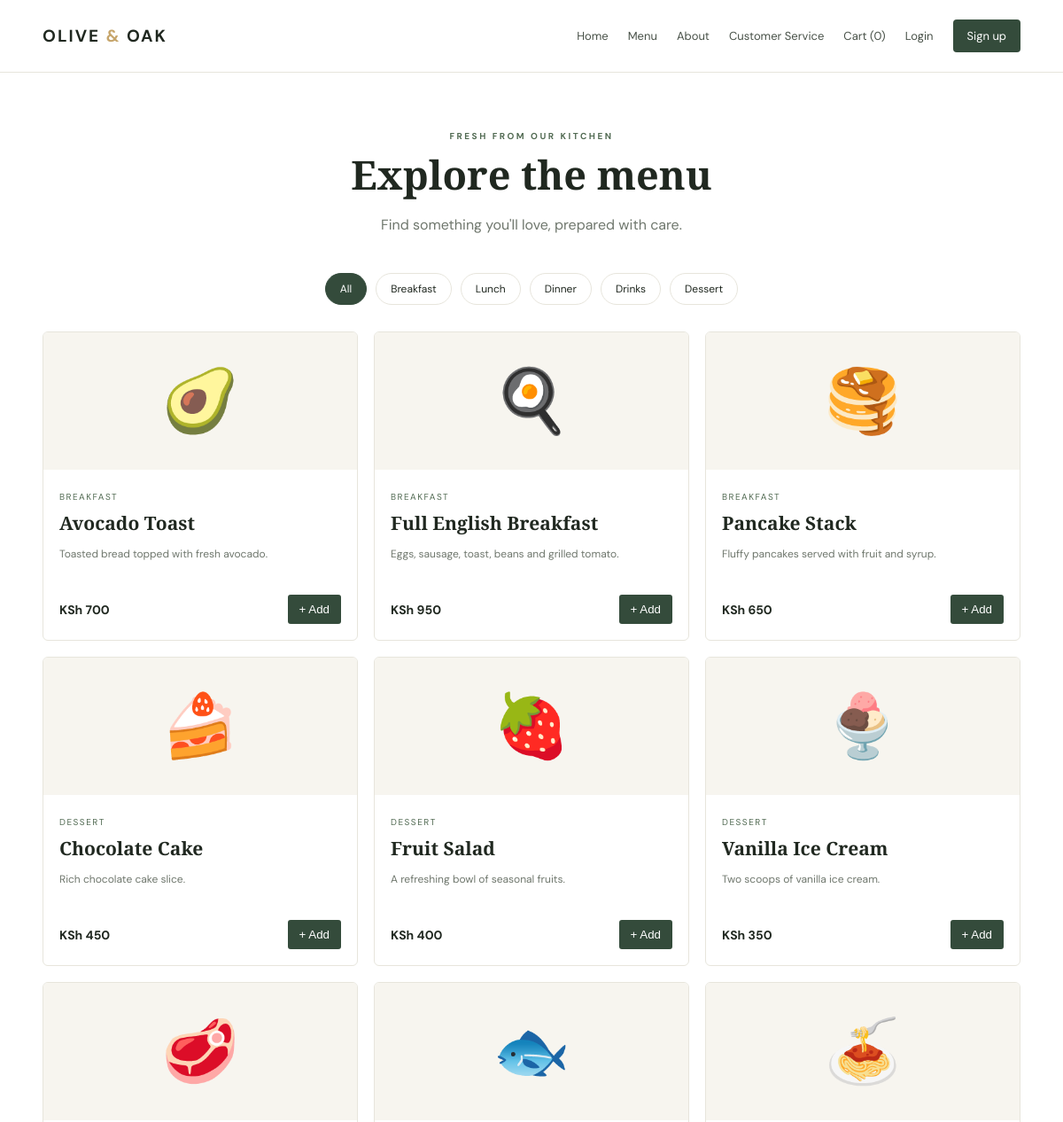
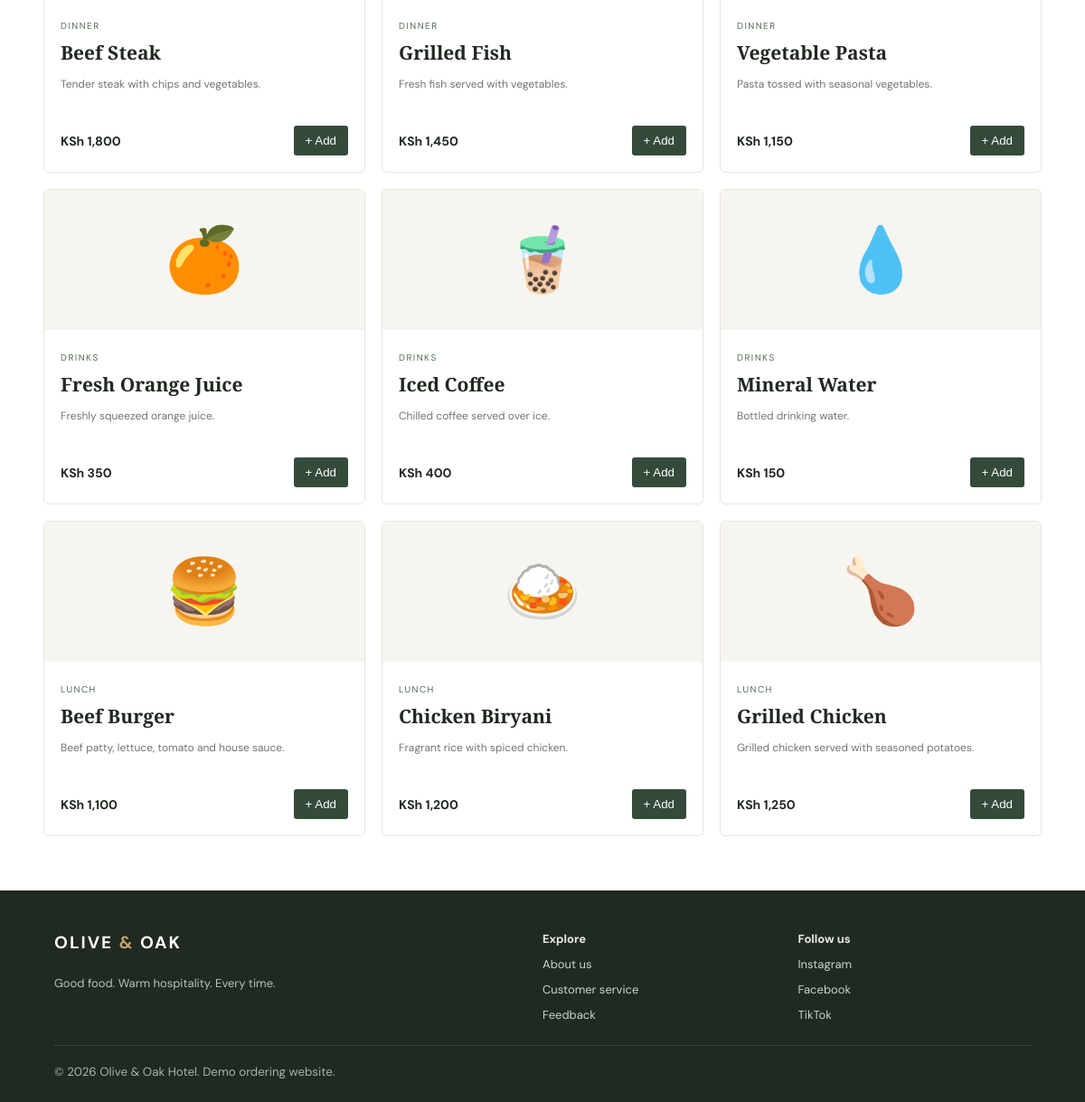
The page /menu on the database its author committed (2 pictures, top to bottom).
### tables this page shows
CREATE TABLE menu_items (
            id INTEGER PRIMARY KEY AUTOINCREMENT,
            name TEXT NOT NULL,
            category TEXT NOT NULL,
            description TEXT NOT NULL,
            price REAL NOT NULL,
            emoji TEXT NOT NULL
        );

### menu.py (the view)
@menu_bp.route('/menu')
def menu_page():
    category = request.args.get('category', 'All')
    db = get_db()
    if category == 'All':
        items = db.execute('SELECT * FROM menu_items ORDER BY category, name').fetchall()
    else:
        items = db.execute('SELECT * FROM menu_items WHERE category = ? ORDER BY name', (category,)).fetchall()
    db.close()
    categories = ['All', 'Breakfast', 'Lunch', 'Dinner', 'Drinks', 'Dessert']
    return render_template('menu.html', items=items, categories=categories, selected_category=category)

### database.py (called while the page is built)
def get_db(db_path=None):
    path = db_path or DB_PATH
    Path(path).parent.mkdir(parents=True, exist_ok=True)
    connection = sqlite3.connect(path)
    connection.row_factory = sqlite3.Row
    connection.execute('PRAGMA foreign_keys = ON')
    return connection

### footer.py (called while the page is built)
def inject_footer_data():
    return {'social_links': [
        ('Instagram', 'https://www.instagram.com/'),
        ('Facebook', 'https://www.facebook.com/'),
        ('TikTok', 'https://www.tiktok.com/')
    ]}

### header.py (called while the page is built)
def inject_header_data():
    return {'navigation_links': [
        ('Home', 'home'), ('Menu', 'menu.menu_page'), ('About', 'about'),
        ('Customer Service', 'customer_service')
    ]}

### templates/menu.html
{% extends 'base.html' %}{% block title %}Our menu{% endblock %}{% block content %}<section class="page-intro"><p class="eyebrow">FRESH FROM OUR KITCHEN</p><h1>Explore the menu</h1><p>Find something you'll love, prepared with care.</p></section><div class="filters">{% for category in categories %}<a class="filter {% if selected_category == category %}active{% endif %}" href="{{ url_for('menu.menu_page', category=category) }}">{{ category }}</a>{% endfor %}</div><div class="menu-grid">{% for item in items %}<article class="food-card"><div class="food-emoji">{{ item.emoji }}</div><div class="food-info"><span class="food-category">{{ item.category }}</span><h3>{{ item.name }}</h3><p>{{ item.description }}</p><div class="food-bottom"><strong>KSh {{ '{:,.0f}'.format(item.price) }}</strong><form method="POST" action="{{ url_for('cart.add_to_cart', item_id=item.id) }}"><button class="add-button" type="submit">+ Add</button></form></div></div></article>{% else %}<p>No menu items in this category yet.</p>{% endfor %}</div>{% endblock %}

### templates/base.html (shortened to what this page needs)
<!DOCTYPE html>
<html lang="en">
<head>
  <link rel="stylesheet" href="{{ url_for('static', filename='css/style.css') }}">
</head>
<body>
  {% include 'partials/header.html' %}
  <main class="container">
    {% block content %}{% endblock %}
  </main>
  {% include 'partials/footer.html' %}
</body>
</html>

### templates/partials/header.html
<header class="site-header">
  <a class="brand" href="{{ url_for('home') }}">OLIVE <span>&</span> OAK</a>
  <nav>
    {% for label, endpoint in navigation_links %}<a href="{{ url_for(endpoint) }}">{{ label }}</a>{% endfor %}
    <a href="{{ url_for('cart.view_cart') }}">Cart ({{ session.get('cart', {}).values()|sum }})</a>
    {% if session.get('user_id') %}<span class="welcome">Hi, {{ session.get('user_name') }}</span><a class="nav-button" href="{{ url_for('logout') }}">Logout</a>
    {% else %}<a href="{{ url_for('auth.login') }}">Login</a><a class="nav-button" href="{{ url_for('auth.register') }}">Sign up</a>{% endif %}
  </nav>
</header>

### templates/partials/footer.html
<footer class="site-footer">
  <div><a class="brand light" href="{{ url_for('home') }}">OLIVE <span>&</span> OAK</a><p>Good food. Warm hospitality. Every time.</p></div>
  <div><strong>Explore</strong><a href="{{ url_for('about') }}">About us</a><a href="{{ url_for('customer_service') }}">Customer service</a><a href="{{ url_for('feedback.feedback_page') }}">Feedback</a></div>
  <div><strong>Follow us</strong>{% for label, link in social_links %}<a href="{{ link }}" target="_blank" rel="noopener">{{ label }}</a>{% endfor %}</div>
  <small>© 2026 Olive & Oak Hotel. Demo ordering website.</small>
</footer>

### static/css/style.css (style rules this page uses)
:root { --ink:#202820;--muted:#6f776d;--green:#344b3b;--green2:#526b53;--cream:#f7f5ef;--line:#e7e5dc;--gold:#c6a56b }
* { box-sizing:border-box }
body { margin:0;background:#fff;color:var(--ink);font-family:'DM Sans',Arial,sans-serif }
a { color:inherit;text-decoration:none }
.container { width:min(1120px,92%);margin:auto;min-height:65vh }
.site-header { min-height:82px;padding:18px 4%;display:flex;align-items:center;justify-content:space-between;gap:20px;border-bottom:1px solid var(--line);background:#fff }
.brand { font-weight:700;letter-spacing:2px;font-size:19px;white-space:nowrap }
.brand span { color:var(--gold) }
nav { display:flex;align-items:center;gap:22px;flex-wrap:wrap;font-size:13px;color:#485148 }
.nav-button { padding:10px 16px;background:var(--green);color:white;border-radius:4px }
.eyebrow { font-size:10px;letter-spacing:2.5px;font-weight:700;color:var(--green2) }
h1,h2,h3 { font-family:'Playfair Display',Georgia,serif }
h1 { font-size:clamp(38px,5vw,62px);line-height:1.1;margin:12px 0 18px }
.hero-copy>p:not(.eyebrow),.page-intro p:not(.eyebrow) { color:var(--muted);line-height:1.8;max-width:480px }
.site-footer { background:#202a22;color:#e8ece7;padding:45px 5% 25px;display:grid;grid-template-columns:2fr 1fr 1fr;gap:25px }
.site-footer>div { display:flex;flex-direction:column;gap:11px;font-size:13px }
.site-footer p { color:#b9c2b8 }
.site-footer a:not(.brand) { color:#cbd3ca }
.site-footer small { grid-column:1/-1;border-top:1px solid #ffffff22;padding-top:20px;color:#aab4a9 }
.light { color:white }
.page-intro { text-align:center;padding:55px 0 28px }
.page-intro h1 { font-size:45px }
.page-intro p:not(.eyebrow) { margin:0 auto }
.filters { display:flex;justify-content:center;gap:10px;flex-wrap:wrap;margin:12px 0 30px }
.filter { border:1px solid var(--line);padding:9px 16px;border-radius:30px;font-size:12px }
.filter.active,.filter:hover { background:var(--green);color:white;border-color:var(--green) }
.menu-grid { display:grid;grid-template-columns:repeat(3,1fr);gap:18px;margin-bottom:60px }
.food-card { border:1px solid var(--line);border-radius:6px;overflow:hidden }
.food-emoji { height:155px;background:var(--cream);display:grid;place-items:center;font-size:70px }
.food-info { padding:18px }
.food-category { font-size:10px;text-transform:uppercase;letter-spacing:1.5px;color:var(--green2) }
.food-info h3 { font-size:21px;margin:7px 0 }
.food-info p { font-size:12px;line-height:1.6;color:var(--muted);min-height:38px }
.food-bottom { display:flex;align-items:center;justify-content:space-between;margin-top:17px }
.food-bottom strong { font-size:14px }
.add-button,.small-button { background:var(--green);border:0;color:white;padding:9px 13px;border-radius:3px;cursor:pointer }

### rows shown on the page
menu_items: emoji "🥑", category "BREAKFAST", name "Avocado Toast", description "Toasted bread topped with fresh avocado.", price "700"
menu_items: emoji "🍳", category "BREAKFAST", name "Full English Breakfast", description "Eggs, sausage, toast, beans and grilled tomato.", price "950"
menu_items: emoji "🥞", category "BREAKFAST", name "Pancake Stack", description "Fluffy pancakes served with fruit and syrup.", price "650"
menu_items: emoji "🍰", category "DESSERT", name "Chocolate Cake", description "Rich chocolate cake slice.", price "450"
menu_items: emoji "🍓", category "DESSERT", name "Fruit Salad", description "A refreshing bowl of seasonal fruits.", price "400"
menu_items: emoji "🍨", category "DESSERT", name "Vanilla Ice Cream", description "Two scoops of vanilla ice cream.", price "350"
menu_items: emoji "🥩", category "DINNER", name "Beef Steak", description "Tender steak with chips and vegetables.", price "1,800"
menu_items: emoji "🐟", category "DINNER", name "Grilled Fish", description "Fresh fish served with vegetables.", price "1,450"
menu_items: emoji "🍝", category "DINNER", name "Vegetable Pasta", description "Pasta tossed with seasonal vegetables.", price "1,150"
menu_items: emoji "🍊", category "DRINKS", name "Fresh Orange Juice", description "Freshly squeezed orange juice.", price "350"
menu_items: emoji "🧋", category "DRINKS", name "Iced Coffee", description "Chilled coffee served over ice.", price "400"
menu_items: emoji "💧", category "DRINKS", name "Mineral Water", description "Bottled drinking water.", price "150"
menu_items: emoji "🍔", category "LUNCH", name "Beef Burger", description "Beef patty, lettuce, tomato and house sauce.", price "1,100"
menu_items: emoji "🍛", category "LUNCH", name "Chicken Biryani", description "Fragrant rice with spiced chicken.", price "1,200"
menu_items: emoji "🍗", category "LUNCH", name "Grilled Chicken", description "Grilled chicken served with seasoned potatoes.", price "1,250"

### other values the page prints
{{ label }} "Home" "Menu" "About" "Customer Service"
{{ session.get('cart', {}).values()|sum }} "0"
{{ category }} "All" "Breakfast" "Lunch" "Dinner" "Drinks" "Dessert"
{{ label }} "Instagram" "Facebook" "TikTok"
